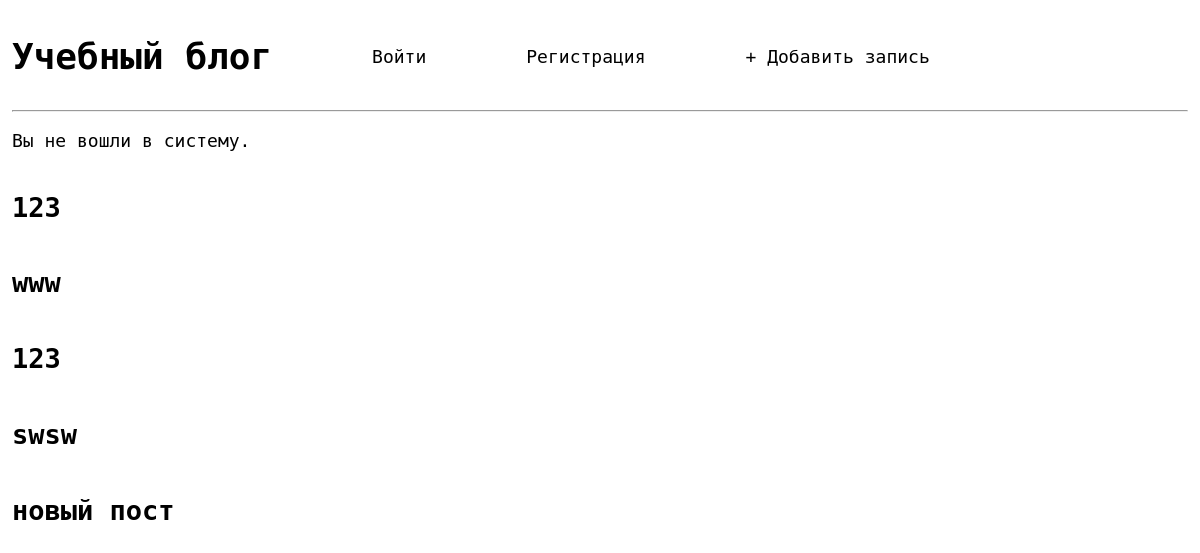
The page / on the database its author committed.
### blog/models.py (models this page shows, shortened)
class Post(models.Model):
    title = models.CharField(max_length=40)
    author = models.ForeignKey('auth.User', on_delete=models.CASCADE,)
    text = models.TextField()

### blog/views.py (the view)
# urls.py: path('', BlogListView.as_view(), name='home'),
class BlogListView(ListView):
    model = Post
    template_name = 'home.html'

### templates/home.html
{% extends 'base.html'  %}
{% block content %}
    <div class="post-entry">
    {% for post in post_list %}
        <h2>
            <a class="title" href="{% url 'post_detail' post.pk %}">{{ post.title }}</a>
        </h2>
    {% endfor %}
    </div>
{% endblock content %}

### static/css/main1.css (style rules this page uses)
body { margin: 1% 1% 1% 1%; font-family: "monospace"; font-size: 18px; }
div { border: midnightblue; }
.title { color: black; text-decoration-line: none; }
.post-entry { display: flex; flex-flow: wrap column-reverse; justify-content: space-around; border: 10px; text-align: left; }

### rows shown on the page
Post: title "новый пост"
Post: title "swsw"
Post: title "123"
Post: title "www"
Post: title "123"
